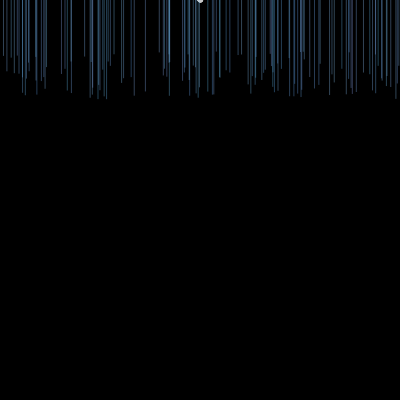
Frame 1 (no input)
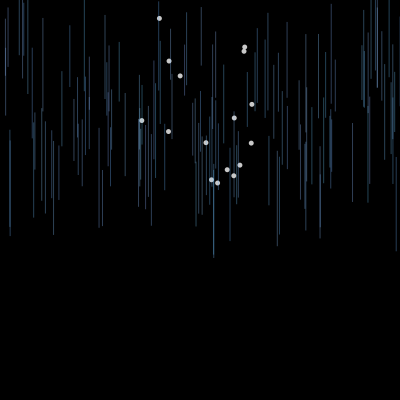
Frame 60 (the mouse pressed at the canvas centre just before this capture)
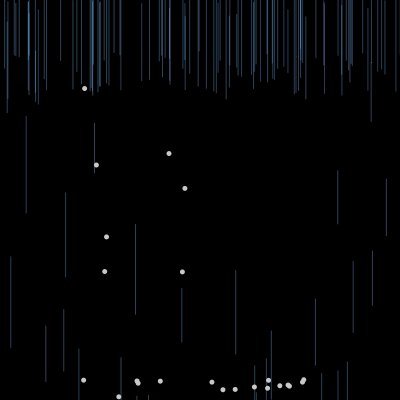
Frame 120 (the mouse held since frame 60 and released just before this capture)

The Processing sketch that drew these frames (run headless with seeded random() and noise(); from frame 60 on, the mouse is pressed at the canvas centre):

// Processing sketch: processing_41755
// ── processing_41755.pde

//This program is an attempt to simulate a thunderstorm.

int num = 250;
GenParticle[] p = new GenParticle[num];

void setup() {
  size(400, 400);
  noStroke();
  smooth();
  for (int i = 0; i < p.length; i++) {
    float velX = random(-1, 1);
    float velY = random(-i);
    if (random(10) > 5) {
      p[i] = new Rain(random(width), -height/4, velX, velY, 5, random(width), 0);
    }
    else {
      p[i] = new Hail(width/2, 0, velX, velY, 5, width/2, -height/4);
    }
  }
}

void draw() {
  if(random(100)<1){    //randomly makes the background flicker to make ligthening
    background(255,255,100);
  }
  else{
  background(0);
  }
  fill(random(200), random(55), 100, 80);
  for (int i = 0; i < p.length; i++) {
    p[i].update();
    p[i].regenerate();
    p[i].display();
  }
}

class Rain extends GenParticle {
  float age;

  Rain(float xIn, float yIn, float vxIn, float vyIn, float r, float ox, float oy) {
    super(xIn, yIn, vxIn, vyIn, r, ox, oy);
    age = 0;
  }

  void display() {
    fill(random(100, 150), random(175, 210), 255, 85);
    rect(x, y, 1, random(50, 100));
    age++;
  }

  void regenerate() {
    if ((x > width + radius) || (x < -radius) ||
      (y > height + radius) || (y < -radius)) {
      x = originX;
      y = originY;
      vx = random(-1, 1);
      vy = random(-10, 0);
      age = 0;
    }
  }
}


class Hail extends GenParticle {
  float age;

  Hail(float xIn, float yIn, float vxIn, float vyIn, float r, float ox, float oy) {
    super(xIn, yIn, vxIn, vyIn, r, ox, oy);
    age = random(100);
  }

  void update() {
    if (y >= height - radius) { 
      y = height-radius;
      vy = -0.2 * vy;
      radius = radius * 1.005;
    }
    vy = vy + gravity;
    y += vy;
    x += vx;
    age++;
  }

  void display() {
    fill(200);
    ellipse(x, y, radius, radius);
  }

  void regenerate() {
    if (age > 250) {
      x = originX;
      y = originY;
      vx = random(-5, 5); 
      vy = random(-1, 1);
      age = 0;
      radius = 5.0;
    }
  }
}


class GenParticle extends Particle {
  float originX, originY;

  GenParticle(float xIn, float yIn, float vxIn, float vyIn, float r, float ox, float oy) {
    super(xIn, yIn, vxIn, vyIn, r);
    originX = ox;
    originY = oy;
  }

  void regenerate() {
    if ((x > width + radius) || (x < -radius) ||
      (y > height + radius) || (y < -radius)) {
      x = originX;
      y = originY;
      vx = random(-1.0, 1.0);
      vy = random(-4.0, -2.0);
    }
  }
}


class Particle {
  float x, y;
  float vx, vy;
  float radius;
  float gravity = 0.1;

  Particle(float xpos, float ypos, float velx, float vely, float r) {
    x = xpos;
    y = ypos;
    vx = velx;
    vy = vely;
    radius = r;
  }

  void update() {
    vy = vy + gravity;
    y += vy;
    x += vx;
  }

  void display() {
    ellipse(x, y, radius*2, radius*2);
  }
}
